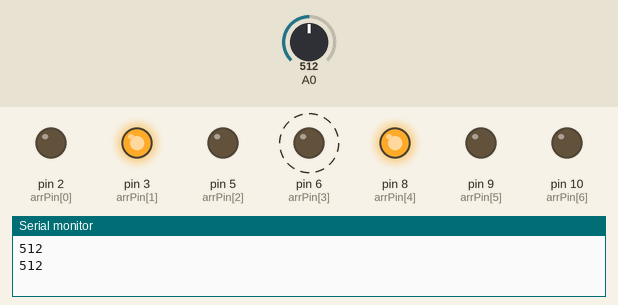
A sketch run on a simulated Arduino Uno, built with avr-gcc and run on an emulated ATmega328P. Shown: output pins drawn as LEDs (lit = HIGH), the last lines printed to the serial monitor. Dashed ring = blinking. The inputs (shaded band) are chosen by the test bench; at power-on: A0 = 512.

Above: at 5.4 s.
5.5 s: A0 set to 0
At 10.6 s:
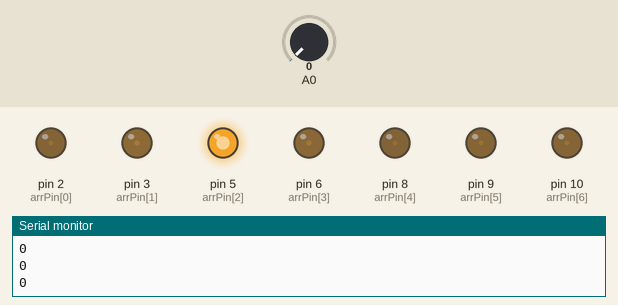
11.0 s: A0 set to 19
At 13.62 s:
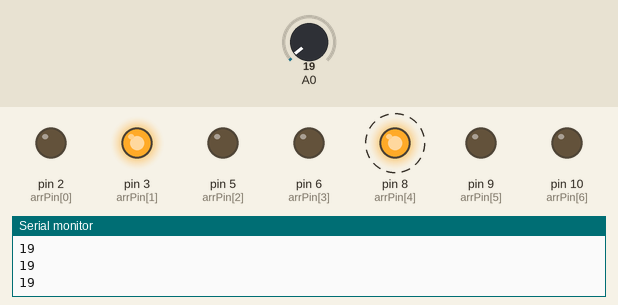
16.5 s: A0 set to 122
At 16.56 s:
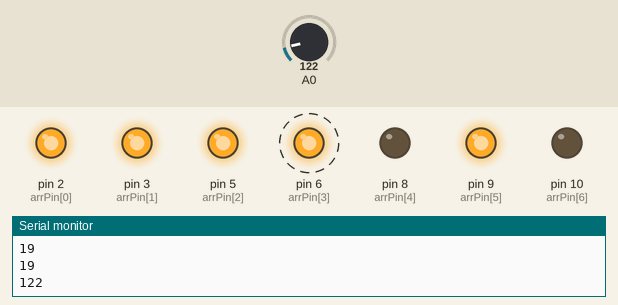
Timing chart, 0 to 28.0 s (numbered marks = the images above; inputs shaded):
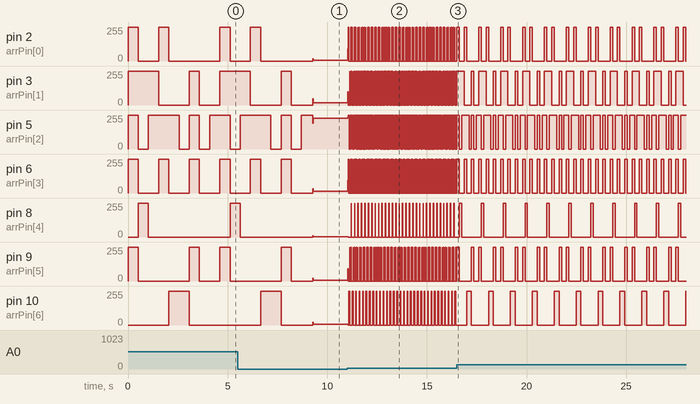

Measured:
- after the input at 11.0 s, pin 2 (arrPin[0]): 6/255 → 91/255 at once, then repeats every 0.17 s: 255/255 0.02 s, 0/255 0.10 s, 255/255 0.02 s, 0/255 0.04 s; pin 3 (arrPin[1]): 18/255 → 98/255 at once, then repeats every 0.17 s: 0/255 0.06 s, 255/255 0.02 s, 0/255 0.04 s, 255/255 0.06 s
- after the input at 16.5 s, pin 6 (arrPin[3]): alternates 255/255 for 0.12 s and 0/255 for 0.24 s, starting after 0.13 s; pin 8 (arrPin[4]): alternates 255/255 for 0.12 s and 0/255 for 0.98 s, starting after 0.13 s; pin 10 (arrPin[6]): alternates 255/255 for 0.24 s and 0/255 for 0.85 s, starting after 0.49 s
- by itself, pin 5 (arrPin[2]): repeats every 1.0 s: 0/255 0.51 s, 255/255 0.51 s, until it stays 231/255 from 9.3 s

The sketch:

week6_studio2_activity2.ino
```cpp
#define numPin 7

int arrPin[] = {2,3,5,6,8,9,10};
int arrSeg[] = {1,2,5,6,8,9,10};

void setup() {
  Serial.begin(9600);
  for(int i=0;i<=numPin; i=i+1) {
    pinMode(arrPin[i],OUTPUT);
  }
}

void loop() {
  int adc_val;
  adc_val=analogRead(A0);
    Serial.println(adc_val);
    for(int numDisp=1;numDisp<=9;numDisp=numDisp+1) {
      sseg_display(numDisp);
      delay(adc_val);
  }
}


void sseg_display(char num) {
  switch (num) {
    case 1:
      digitalWrite(segToPin(10), LOW);
      digitalWrite(segToPin(8), LOW);
      digitalWrite(segToPin(1), HIGH);
      digitalWrite(segToPin(2), HIGH);
      digitalWrite(segToPin(5), HIGH);
      digitalWrite(segToPin(6), HIGH);
      digitalWrite(segToPin(9), HIGH);
      break;
    case 2:
      digitalWrite(segToPin(1), LOW);
      digitalWrite(segToPin(10), LOW);
      digitalWrite(segToPin(9), LOW);
      digitalWrite(segToPin(5), LOW);
      digitalWrite(segToPin(6), LOW);
      digitalWrite(segToPin(2), HIGH);
      digitalWrite(segToPin(8), HIGH);
      break;
    case 3:
      digitalWrite(segToPin(1), LOW);
      digitalWrite(segToPin(10), LOW);
      digitalWrite(segToPin(9), LOW);
      digitalWrite(segToPin(8), LOW);
      digitalWrite(segToPin(6), LOW);
      digitalWrite(segToPin(2), HIGH);
      digitalWrite(segToPin(5), HIGH);
      break;
    case 4:
      digitalWrite(segToPin(2), LOW);
      digitalWrite(segToPin(9), LOW);
      digitalWrite(segToPin(10), LOW);
      digitalWrite(segToPin(8), LOW);
      digitalWrite(segToPin(1), HIGH);
      digitalWrite(segToPin(5), HIGH);
      digitalWrite(segToPin(6), HIGH);
      break;
    case 5:
      digitalWrite(segToPin(1), LOW);
      digitalWrite(segToPin(2), LOW);
      digitalWrite(segToPin(9), LOW);
      digitalWrite(segToPin(8), LOW);
      digitalWrite(segToPin(6), LOW);
      digitalWrite(segToPin(5), HIGH);
      digitalWrite(segToPin(10), HIGH);
      break;
    case 6:
      digitalWrite(segToPin(2), LOW);
      digitalWrite(segToPin(5), LOW);
      digitalWrite(segToPin(6), LOW);
      digitalWrite(segToPin(8), LOW);
      digitalWrite(segToPin(9), LOW);
      digitalWrite(segToPin(1), LOW);
      digitalWrite(segToPin(10), HIGH);
      break;
    case 7:
      digitalWrite(segToPin(1), LOW);
      digitalWrite(segToPin(10), LOW);
      digitalWrite(segToPin(8), LOW);
      digitalWrite(segToPin(2), HIGH);
      digitalWrite(segToPin(5), HIGH);
      digitalWrite(segToPin(6), HIGH);
      digitalWrite(segToPin(9), HIGH);
      break;
    case 8:
      digitalWrite(segToPin(1), LOW);
      digitalWrite(segToPin(2), LOW);
      digitalWrite(segToPin(5), LOW);
      digitalWrite(segToPin(6), LOW);
      digitalWrite(segToPin(8), LOW);
      digitalWrite(segToPin(9), LOW);
      digitalWrite(segToPin(10), LOW);
      break;
    case 9:
      digitalWrite(segToPin(9), LOW);
      digitalWrite(segToPin(2), LOW);
      digitalWrite(segToPin(1), LOW);
      digitalWrite(segToPin(10), LOW);
      digitalWrite(segToPin(8), LOW);
      digitalWrite(segToPin(6), LOW);
      digitalWrite(segToPin(5), HIGH);
      break;
  }
}

int segToPin(int num) {
  int i;
  for(i=0;i<numPin;i=i+1) {
    if(arrSeg[i]==num) {
      return arrPin[i];
    }
  }
}
```
